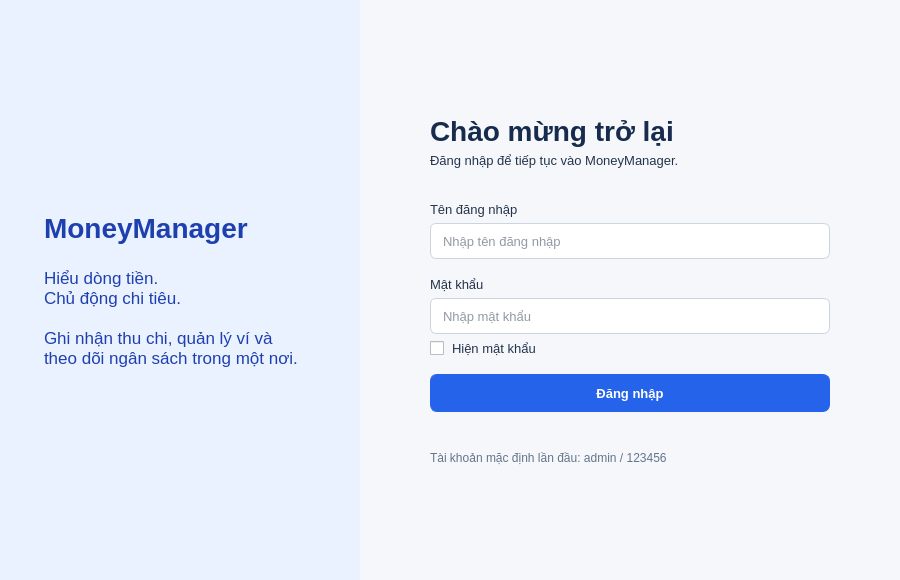
<?xml version="1.0" encoding="utf-8"?>
<ui version="4.0">
 <class>LoginWindow</class>
 <widget class="QWidget" name="LoginWindow">
  <property name="minimumSize">
   <size>
    <width>900</width>
    <height>580</height>
   </size>
  </property>
  <property name="styleSheet">
   <string>QWidget { color: #24344b; font-family: "Segoe UI"; font-size: 13px; }
QLabel { background: transparent; border: none; }
QLabel[styleRole="muted"], QLabel#dateLabel, QLabel#summaryCaption { color: #64748b; }
QLabel#pageTitle, QLabel#formTitle { font-size: 25px; font-weight: 700; color: #172b4d; }
QLabel[styleRole="section"] { font-size: 15px; font-weight: 600; color: #24344b; }
QLabel#statusLabel { color: #64748b; padding: 8px 0; }
QLabel#emptyLabel { color: #64748b; padding: 24px; background: #f8fafc; border-radius: 8px; }
QLabel#errorLabel, QLabel#messageLabel { color: #b42318; }
QFrame[styleRole="card"] { background: white; border: 1px solid #e2e8f0; border-radius: 12px; }
QPushButton { background: white; color: #334155; border: 1px solid #cbd5e1; border-radius: 7px; padding: 8px 16px; min-height: 20px; font-weight: 600; }
QPushButton:hover { background: #f1f5fb; border-color: #94a3b8; }
QPushButton:pressed { background: #e2e8f0; }
QPushButton:focus { border: 1px solid #2563eb; }
QPushButton:disabled { background: #f8fafc; color: #94a3b8; border-color: #e2e8f0; }
QPushButton#addButton, QPushButton#loginButton, QPushButton:default { background: #2563eb; color: white; border-color: #2563eb; }
QPushButton#addButton:hover, QPushButton#loginButton:hover, QPushButton:default:hover { background: #1d4ed8; border-color: #1d4ed8; }
QPushButton#deleteButton:enabled { color: #b42318; border-color: #f2c6c2; }
QPushButton#deleteButton:enabled:hover { background: #fff1f0; }
QLineEdit, QComboBox, QDateEdit, QDoubleSpinBox, QTextEdit { background: white; border: 1px solid #cbd5e1; border-radius: 6px; padding: 7px 10px; min-height: 20px; selection-background-color: #dbeafe; selection-color: #172b4d; }
QComboBox, QDateEdit, QDoubleSpinBox { padding-right: 22px; }
QLineEdit:focus, QComboBox:focus, QDateEdit:focus, QDoubleSpinBox:focus, QTextEdit:focus { border-color: #2563eb; }
QLineEdit:disabled, QComboBox:disabled, QDoubleSpinBox:disabled { color: #64748b; background: #f1f5f9; }
QCheckBox { spacing: 8px; }
QTableWidget { background: white; alternate-background-color: #f8fafc; border: none; selection-background-color: #e8f0ff; selection-color: #173b79; outline: 0; }
QTableWidget::item { padding: 6px; border-bottom: 1px solid #edf1f6; }
QTableWidget::item:selected { background: #e8f0ff; color: #173b79; }
QHeaderView::section { background: #f4f7fb; color: #64748b; padding: 10px 7px; border: none; border-bottom: 1px solid #e2e8f0; font-weight: 600; }
QTableCornerButton::section { background: #f4f7fb; border: none; }
QProgressBar { background: #e8eef8; border: none; border-radius: 6px; min-height: 22px; text-align: center; color: #173b79; }
QProgressBar::chunk { background: #93b9ff; border-radius: 6px; }
QToolTip { color: #24344b; background: white; border: 1px solid #cbd5e1; padding: 5px; }
QWidget#LoginWindow { background: #f5f7fb; }</string>
  </property>
  <property name="geometry">
   <rect>
    <x>0</x>
    <y>0</y>
    <width>900</width>
    <height>580</height>
   </rect>
  </property>
  <property name="windowTitle">
   <string>MoneyManager - Đăng nhập</string>
  </property>
  <layout class="QHBoxLayout" name="rootLayout" stretch="4,6">
   <property name="spacing">
    <number>0</number>
   </property>
   <property name="leftMargin">
    <number>0</number>
   </property>
   <property name="topMargin">
    <number>0</number>
   </property>
   <property name="rightMargin">
    <number>0</number>
   </property>
   <property name="bottomMargin">
    <number>0</number>
   </property>
   <item>
    <widget class="QFrame" name="brandPanel">
     <property name="styleSheet">
      <string>QFrame#brandPanel { background: #eaf1ff; border: none; } QLabel { color: #1e40af; background: transparent; } QLabel#brandLabel { font-size: 28px; font-weight: 700; } QLabel#sloganLabel { font-size: 17px; }</string>
     </property>
     <property name="minimumSize">
      <size>
       <width>330</width>
       <height>0</height>
      </size>
     </property>
     <layout class="QVBoxLayout" name="brandLayout">
      <property name="leftMargin">
       <number>44</number>
      </property>
      <property name="topMargin">
       <number>44</number>
      </property>
      <property name="rightMargin">
       <number>44</number>
      </property>
      <property name="bottomMargin">
       <number>44</number>
      </property>
      <item>
       <spacer name="brandTopSpacer">
        <property name="orientation">
         <enum>Qt::Vertical</enum>
        </property>
        <property name="sizeHint">
         <size>
          <width>20</width>
          <height>40</height>
         </size>
        </property>
       </spacer>
      </item>
      <item>
       <widget class="QLabel" name="brandLabel">
        <property name="text">
         <string>MoneyManager</string>
        </property>
       </widget>
      </item>
      <item>
       <spacer name="brandGap">
        <property name="orientation">
         <enum>Qt::Vertical</enum>
        </property>
        <property name="sizeType">
         <enum>QSizePolicy::Fixed</enum>
        </property>
        <property name="sizeHint">
         <size>
          <width>20</width>
          <height>18</height>
         </size>
        </property>
       </spacer>
      </item>
      <item>
       <widget class="QLabel" name="sloganLabel">
        <property name="text">
         <string>Hiểu dòng tiền.
Chủ động chi tiêu.

Ghi nhận thu chi, quản lý ví và
theo dõi ngân sách trong một nơi.</string>
        </property>
       </widget>
      </item>
      <item>
       <spacer name="brandBottomSpacer">
        <property name="orientation">
         <enum>Qt::Vertical</enum>
        </property>
        <property name="sizeHint">
         <size>
          <width>20</width>
          <height>40</height>
         </size>
        </property>
       </spacer>
      </item>
     </layout>
    </widget>
   </item>
   <item>
    <widget class="QWidget" name="formPanel">
     <property name="styleSheet">
      <string>QFrame#formPanel { background: white; border: none; }</string>
     </property>
     <layout class="QVBoxLayout" name="formLayout">
      <property name="leftMargin">
       <number>70</number>
      </property>
      <property name="topMargin">
       <number>54</number>
      </property>
      <property name="rightMargin">
       <number>70</number>
      </property>
      <property name="bottomMargin">
       <number>54</number>
      </property>
      <item>
       <spacer name="formTopSpacer">
        <property name="orientation">
         <enum>Qt::Vertical</enum>
        </property>
        <property name="sizeHint">
         <size>
          <width>20</width>
          <height>40</height>
         </size>
        </property>
       </spacer>
      </item>
      <item>
       <widget class="QLabel" name="titleLabel">
        <property name="styleSheet">
         <string>font-size: 28px; font-weight: 700; color: #172b4d;</string>
        </property>
        <property name="text">
         <string>Chào mừng trở lại</string>
        </property>
       </widget>
      </item>
      <item>
       <widget class="QLabel" name="subtitleLabel">
        <property name="text">
         <string>Đăng nhập để tiếp tục vào MoneyManager.</string>
        </property>
       </widget>
      </item>
      <item>
       <spacer name="titleGap">
        <property name="orientation">
         <enum>Qt::Vertical</enum>
        </property>
        <property name="sizeType">
         <enum>QSizePolicy::Fixed</enum>
        </property>
        <property name="sizeHint">
         <size>
          <width>20</width>
          <height>28</height>
         </size>
        </property>
       </spacer>
      </item>
      <item>
       <widget class="QLabel" name="usernameLabel">
        <property name="text">
         <string>Tên đăng nhập</string>
        </property>
       </widget>
      </item>
      <item>
       <widget class="QLineEdit" name="usernameInput">
        <property name="placeholderText">
         <string>Nhập tên đăng nhập</string>
        </property>
        <property name="clearButtonEnabled">
         <bool>true</bool>
        </property>
       </widget>
      </item>
      <item>
       <spacer name="usernameGap">
        <property name="orientation">
         <enum>Qt::Vertical</enum>
        </property>
        <property name="sizeType">
         <enum>QSizePolicy::Fixed</enum>
        </property>
        <property name="sizeHint">
         <size>
          <width>20</width>
          <height>12</height>
         </size>
        </property>
       </spacer>
      </item>
      <item>
       <widget class="QLabel" name="passwordLabel">
        <property name="text">
         <string>Mật khẩu</string>
        </property>
       </widget>
      </item>
      <item>
       <widget class="QLineEdit" name="passwordInput">
        <property name="echoMode">
         <enum>QLineEdit::Password</enum>
        </property>
        <property name="placeholderText">
         <string>Nhập mật khẩu</string>
        </property>
       </widget>
      </item>
      <item>
       <widget class="QCheckBox" name="showPasswordCheck">
        <property name="text">
         <string>Hiện mật khẩu</string>
        </property>
       </widget>
      </item>
      <item>
       <spacer name="loginGap">
        <property name="orientation">
         <enum>Qt::Vertical</enum>
        </property>
        <property name="sizeType">
         <enum>QSizePolicy::Fixed</enum>
        </property>
        <property name="sizeHint">
         <size>
          <width>20</width>
          <height>12</height>
         </size>
        </property>
       </spacer>
      </item>
      <item>
       <widget class="QPushButton" name="loginButton">
        <property name="text">
         <string>Đăng nhập</string>
        </property>
       </widget>
      </item>
      <item>
       <widget class="QLabel" name="messageLabel">
        <property name="text">
         <string></string>
        </property>
        <property name="wordWrap">
         <bool>true</bool>
        </property>
       </widget>
      </item>
      <item>
       <spacer name="hintGap">
        <property name="orientation">
         <enum>Qt::Vertical</enum>
        </property>
        <property name="sizeType">
         <enum>QSizePolicy::Fixed</enum>
        </property>
        <property name="sizeHint">
         <size>
          <width>20</width>
          <height>12</height>
         </size>
        </property>
       </spacer>
      </item>
      <item>
       <widget class="QLabel" name="hintLabel">
        <property name="styleSheet">
         <string>color: #64748b; font-size: 12px;</string>
        </property>
        <property name="wordWrap">
         <bool>true</bool>
        </property>
        <property name="text">
         <string>Tài khoản mặc định lần đầu: admin / 123456</string>
        </property>
       </widget>
      </item>
      <item>
       <spacer name="formBottomSpacer">
        <property name="orientation">
         <enum>Qt::Vertical</enum>
        </property>
        <property name="sizeHint">
         <size>
          <width>20</width>
          <height>40</height>
         </size>
        </property>
       </spacer>
      </item>
     </layout>
    </widget>
   </item>
  </layout>
 </widget>
 <resources />
 <connections />
</ui>
